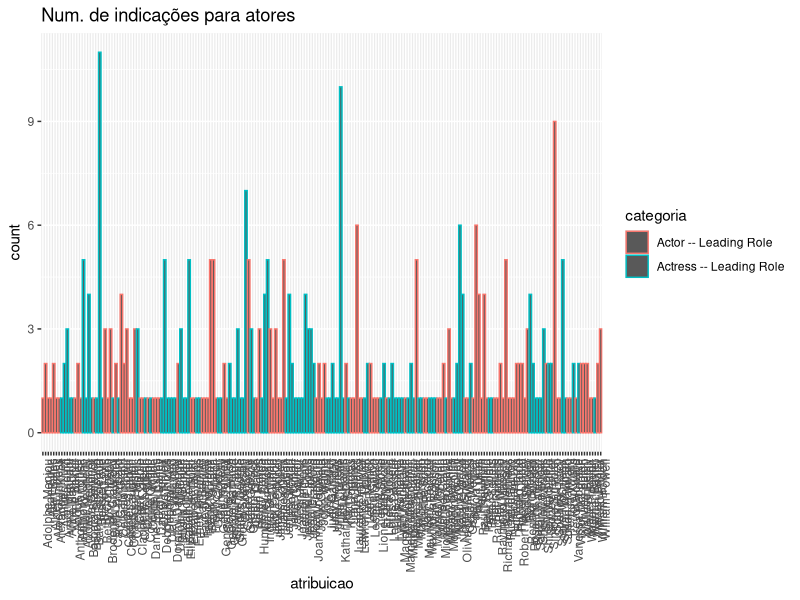
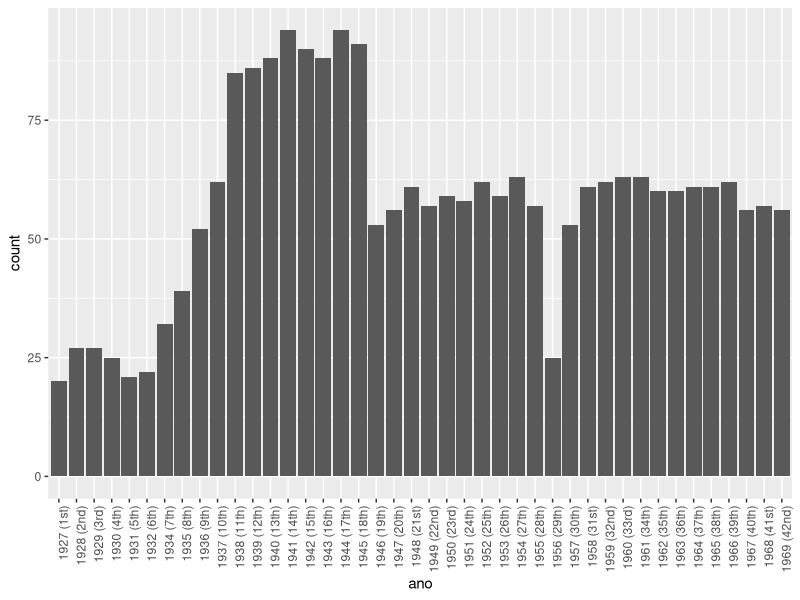
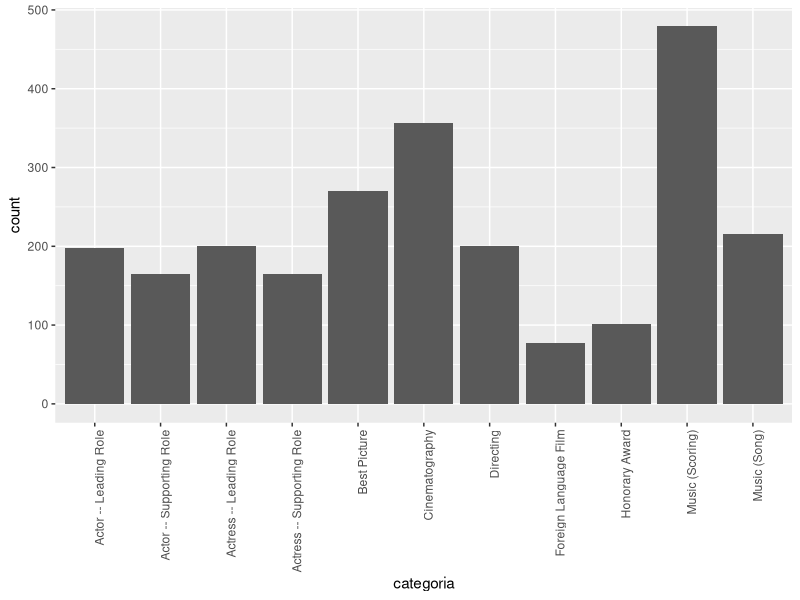
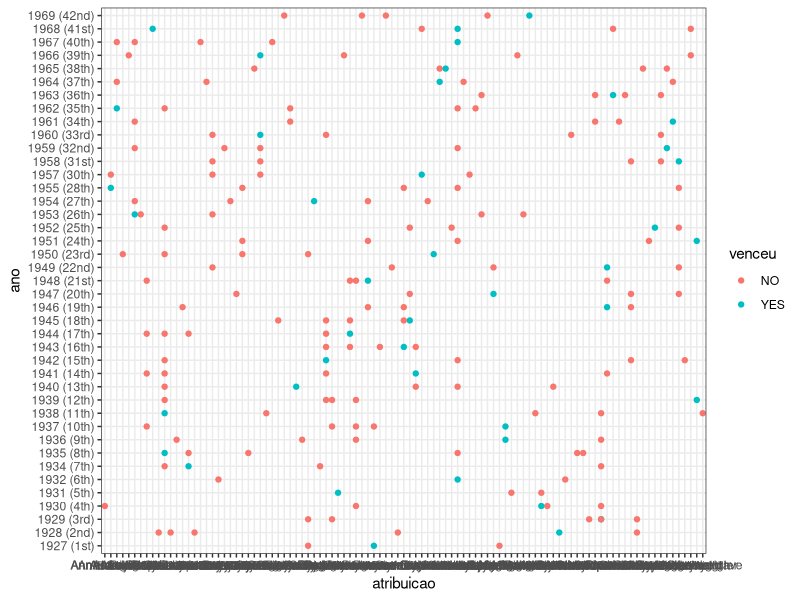
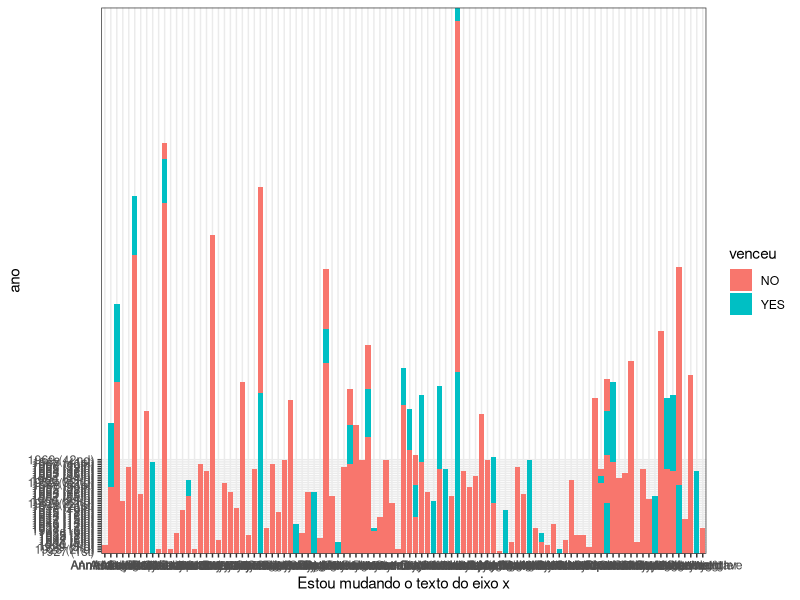

Write the R code that produced these figures, in order. (Note: this script raises an error after producing the figures.)
## ---- chunk 1
library("tidyverse")
## ---- chunk 2
data.oscar = read_csv(file = "data/oscar_data.csv")
## ---- chunk 3
data.oscar.temp <- data.oscar %>%
  filter(categoria == "Actor -- Leading Role" |
         categoria == "Actress -- Leading Role")

  ggplot(data.oscar.temp, mapping = aes(x = atribuicao, color = categoria)) + 
  geom_bar() + 
  ggtitle("Num. de indicações para atores") +
  theme(axis.text.x = element_text(angle = 90, hjust = 1)) # inclina textos do eixo x

## ---- chunk 4
ggplot(data.oscar) + 
  geom_bar(mapping = aes(x = ano)) + 
  theme(axis.text.x = element_text(angle = 90, hjust = 1)) # inclina textos do eixo x
## ---- chunk 5
  ggplot(data.oscar) + 
  geom_bar(mapping = aes(x = categoria)) + 
  theme(axis.text.x = element_text(angle = 90, hjust = 1)) # inclina textos do eixo x
## ---- chunk 6
data.oscar.actress <- data.oscar %>%
  filter(categoria == "Actress -- Leading Role")

ggplot(data.oscar.actress, aes(x=atribuicao, y=ano, color=venceu)) + 
  geom_point() +
  theme(axis.text.x = element_text(angle = 90, hjust = 1)) + # inclina textos do eixo x
  theme_bw() # ajustes para melhor a visualização do gráfico
## ---- chunk 7
ggplot(data.oscar.actress, aes(x=atribuicao, y=ano, fill=venceu)) + 
  geom_histogram(stat='identity') + # La valeur identity du paramètre stat indique à la fonction d’utiliser toutes les valeurs du tableau au lieu de faire un histogramme de répartition.
  theme(axis.text.x = element_text(angle = 90, hjust = 1)) + # inclina textos do eixo x
  theme_bw() + 
  xlab(label="Estou mudando o texto do eixo x")
## ---- chunk 8
data.oscar.actress.summary <- data.oscar.actress %>%  group_by(atribuicao) %>% summarise(indicacoes = n())
data.oscar.actress.summary[,3] <- c(5)
ggplot(data=data.oscar.actress.summary) + 
 geom_boxplot(mapping  = aes(x=V3, y=indicacoes))
